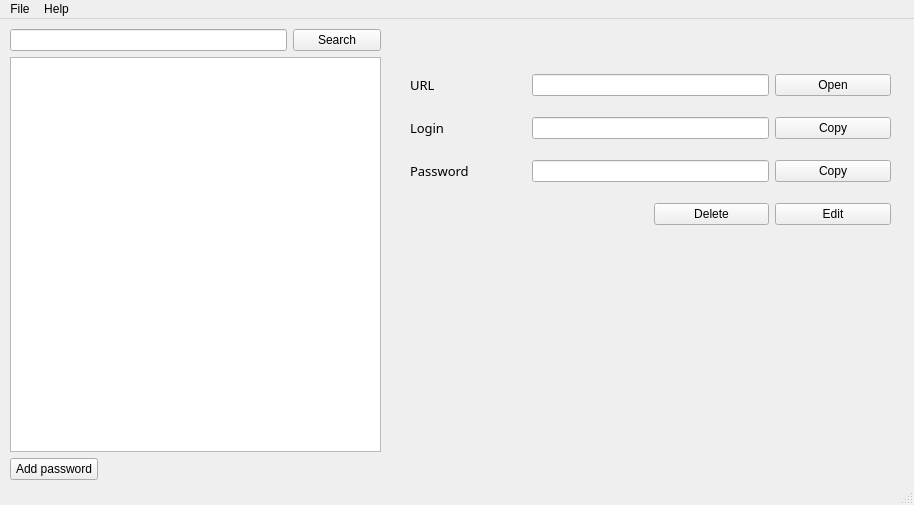
<?xml version="1.0" encoding="UTF-8"?>
<ui version="4.0">
 <class>MainWindow</class>
 <widget class="QMainWindow" name="MainWindow">
  <property name="geometry">
   <rect>
    <x>0</x>
    <y>0</y>
    <width>914</width>
    <height>505</height>
   </rect>
  </property>
  <property name="minimumSize">
   <size>
    <width>914</width>
    <height>505</height>
   </size>
  </property>
  <property name="maximumSize">
   <size>
    <width>914</width>
    <height>505</height>
   </size>
  </property>
  <property name="cursor">
   <cursorShape>ArrowCursor</cursorShape>
  </property>
  <property name="windowTitle">
   <string>MainWindow</string>
  </property>
  <widget class="QWidget" name="centralwidget">
   <widget class="QWidget" name="gridLayoutWidget">
    <property name="geometry">
     <rect>
      <x>410</x>
      <y>40</y>
      <width>481</width>
      <height>181</height>
     </rect>
    </property>
    <layout class="QGridLayout" name="searchLayout">
     <item row="1" column="0">
      <widget class="QLabel" name="label_login">
       <property name="font">
        <font>
         <family>Microsoft JhengHei</family>
         <pointsize>10</pointsize>
        </font>
       </property>
       <property name="text">
        <string>Login</string>
       </property>
      </widget>
     </item>
     <item row="2" column="0">
      <widget class="QLabel" name="label_password">
       <property name="font">
        <font>
         <family>Microsoft JhengHei</family>
         <pointsize>10</pointsize>
        </font>
       </property>
       <property name="text">
        <string>Password</string>
       </property>
      </widget>
     </item>
     <item row="0" column="0">
      <widget class="QLabel" name="label_url">
       <property name="font">
        <font>
         <family>Microsoft JhengHei</family>
         <pointsize>10</pointsize>
        </font>
       </property>
       <property name="text">
        <string>URL</string>
       </property>
      </widget>
     </item>
     <item row="0" column="3">
      <widget class="QPushButton" name="open_url_button">
       <property name="text">
        <string>Open</string>
       </property>
      </widget>
     </item>
     <item row="2" column="3">
      <widget class="QPushButton" name="copyButton_password">
       <property name="text">
        <string>Copy</string>
       </property>
      </widget>
     </item>
     <item row="3" column="3">
      <widget class="QPushButton" name="editButton">
       <property name="text">
        <string>Edit</string>
       </property>
      </widget>
     </item>
     <item row="1" column="3">
      <widget class="QPushButton" name="copyButton_login">
       <property name="text">
        <string>Copy</string>
       </property>
      </widget>
     </item>
     <item row="3" column="2">
      <widget class="QPushButton" name="deleteButton">
       <property name="text">
        <string>Delete</string>
       </property>
      </widget>
     </item>
     <item row="0" column="1" colspan="2">
      <widget class="QLineEdit" name="URLedit">
       <property name="readOnly">
        <bool>true</bool>
       </property>
      </widget>
     </item>
     <item row="1" column="1" colspan="2">
      <widget class="QLineEdit" name="loginEdit">
       <property name="readOnly">
        <bool>true</bool>
       </property>
      </widget>
     </item>
     <item row="2" column="1" colspan="2">
      <widget class="QLineEdit" name="passwordEdit">
       <property name="readOnly">
        <bool>true</bool>
       </property>
      </widget>
     </item>
    </layout>
   </widget>
   <widget class="QWidget" name="gridLayoutWidget_2">
    <property name="geometry">
     <rect>
      <x>10</x>
      <y>10</y>
      <width>371</width>
      <height>451</height>
     </rect>
    </property>
    <layout class="QGridLayout" name="displayLayout">
     <item row="2" column="0">
      <widget class="QPushButton" name="addButton">
       <property name="text">
        <string>Add password</string>
       </property>
      </widget>
     </item>
     <item row="0" column="0" colspan="3">
      <widget class="QLineEdit" name="searchLineEdit"/>
     </item>
     <item row="0" column="3">
      <widget class="QPushButton" name="searchButton">
       <property name="text">
        <string>Search</string>
       </property>
      </widget>
     </item>
     <item row="1" column="0" colspan="4">
      <widget class="QTableWidget" name="passwordTable"/>
     </item>
    </layout>
   </widget>
  </widget>
  <widget class="QMenuBar" name="menubar">
   <property name="geometry">
    <rect>
     <x>0</x>
     <y>0</y>
     <width>914</width>
     <height>21</height>
    </rect>
   </property>
   <widget class="QMenu" name="menuFile">
    <property name="title">
     <string>File</string>
    </property>
    <addaction name="actionExport_to_csv"/>
    <addaction name="actionImport_from_csv"/>
    <addaction name="separator"/>
    <addaction name="actionDelete_all"/>
   </widget>
   <widget class="QMenu" name="menuHelp">
    <property name="title">
     <string>Help</string>
    </property>
    <addaction name="actionAbout"/>
    <addaction name="actionHotkeys"/>
    <addaction name="separator"/>
    <addaction name="actionGitHub"/>
   </widget>
   <addaction name="menuFile"/>
   <addaction name="menuHelp"/>
  </widget>
  <widget class="QStatusBar" name="statusbar"/>
  <action name="actionExport_to_csv">
   <property name="text">
    <string>Export to .csv</string>
   </property>
  </action>
  <action name="actionImport_from_csv">
   <property name="text">
    <string>Import from .csv</string>
   </property>
  </action>
  <action name="actionDelete_all">
   <property name="text">
    <string>Delete all</string>
   </property>
  </action>
  <action name="actionTheme">
   <property name="text">
    <string>Theme</string>
   </property>
  </action>
  <action name="actionAbout">
   <property name="text">
    <string>About program</string>
   </property>
  </action>
  <action name="actionGitHub">
   <property name="text">
    <string>GitHub</string>
   </property>
  </action>
  <action name="actionVersion">
   <property name="text">
    <string>Version</string>
   </property>
  </action>
  <action name="actionHotkeys">
   <property name="text">
    <string>Hotkeys</string>
   </property>
  </action>
 </widget>
 <resources/>
 <connections/>
</ui>
